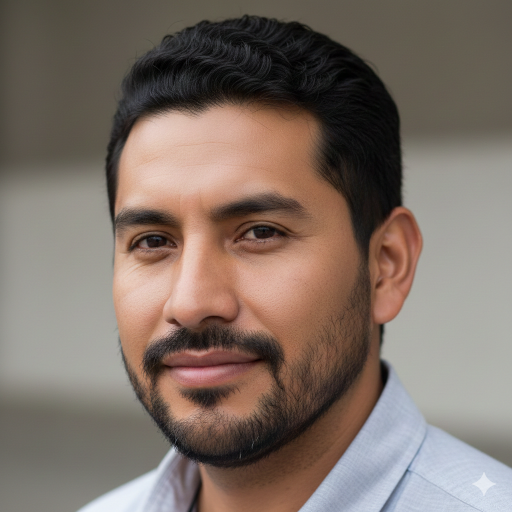
#> input picture tesis-express-pro-main/public/facebook-profile1 - hombre.png, 1024 x 1024 px, found by its file name (shown at 1/2 size)
$ python convert_images.py
#> lines starting #> are read from the running program, lines starting #| are printed output that depends on the picture
from PIL import Image
import os

public_dir = r"c:\Users\USUARIO\Desktop\Programación\neotesis\tesis-express-pro-main\public"
images = [
    "facebook-profile1 - hombre.png",
    "facebook-profile2 - hombre.png",
    "facebook-profile3 - mujer.png",
    "facebook-profile4 - mujer.png",
    "facebook-profile5 - mujer.png",
    "facebook-profile-6 - hombre.png"
]

for img_name in images:
    input_path = os.path.join(public_dir, img_name)
    output_name = img_name.replace(".png", ".webp")
    output_path = os.path.join(public_dir, output_name)

    if os.path.exists(input_path):
        with Image.open(input_path) as img:
            # Resize to 112x112 (good balance for 56x56 display on retina)
#> img is the input picture: PIL image 1024x1024 RGB; mean R, G, B 126.2, 112, 103
            img = img.resize((112, 112), Image.Resampling.LANCZOS)
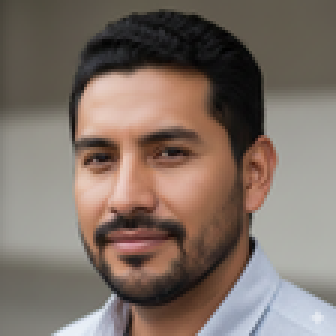
#> img: PIL image 112x112 RGB (shown 3 times larger); mean R, G, B 126.2, 112, 103
            img.save(output_path, "WEBP", quality=80)
            print(f"Converted {img_name} to {output_name} (Resized to 112x112)")
    else:
        print(f"File not found: {input_path}")
#> pass 2 of the loop `for img_name in images:`:
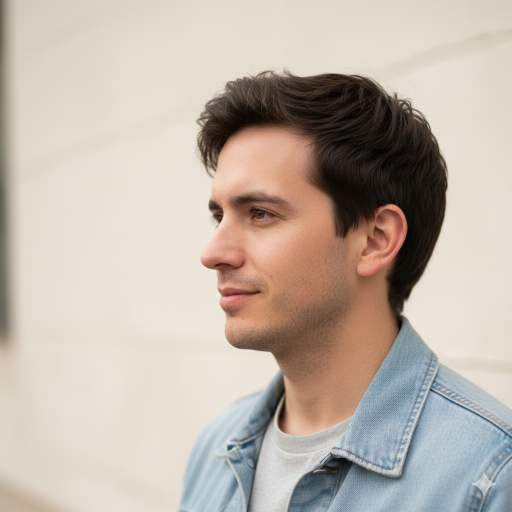
#> input picture tesis-express-pro-main/public/facebook-profile2 - hombre.png, 1024 x 1024 px, found by its file name (shown at 1/2 size)
#> img is the input picture: PIL image 1024x1024 RGB; mean R, G, B 191, 180.1, 170.1
#> `img = img.resize((112, 112), Image.Resampling.LANCZOS)`:
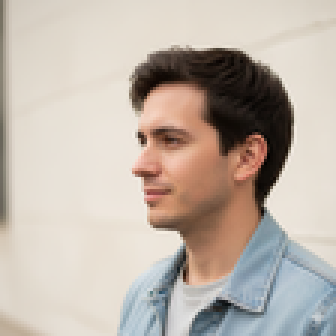
#> img: PIL image 112x112 RGB (shown 3 times larger); mean R, G, B 191.1, 180.1, 170.1
#> pass 3 of the loop `for img_name in images:`:
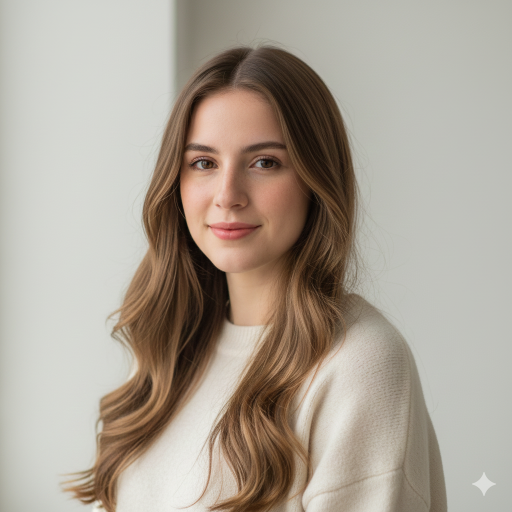
#> input picture tesis-express-pro-main/public/facebook-profile3 - mujer.png, 1024 x 1024 px, found by its file name (shown at 1/2 size)
#> img is the input picture: PIL image 1024x1024 RGB; mean R, G, B 171.4, 161.9, 149.9
#> `img = img.resize((112, 112), Image.Resampling.LANCZOS)`:
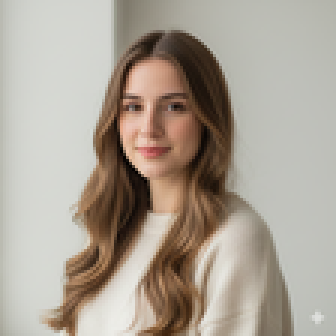
#> img: PIL image 112x112 RGB (shown 3 times larger); mean R, G, B 171.4, 161.9, 149.9
#> the loop made 6 passes; the first 3 are shown
